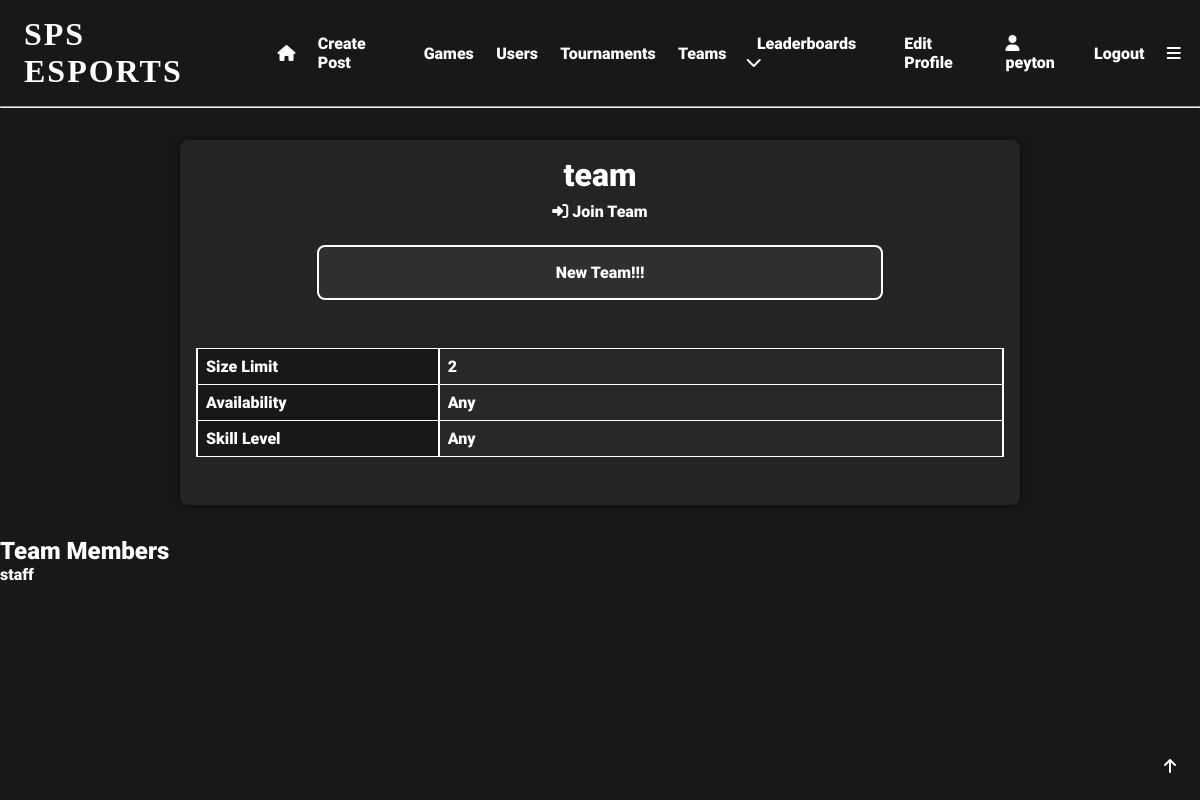
/team/1 (signed in), run on the app's committed database.
### app/models.py (models this page shows, shortened)
class User(UserMixin, db.Model):
    user_id = db.Column(db.Integer, primary_key=True)
    username = db.Column(db.String(64), index=True, unique=True)
    email = db.Column(db.String(120), index=True, unique=True)
    password_hash = db.Column(db.String(128), nullable=False)
    pfp = db.Column(db.String(140))
    user_bio = db.Column(db.String(140), default='New to SPS eSports!!!')
    pronouns = db.Column(db.String(64), nullable=True)
    skill_level = db.Column(db.String(64), default='Unsure')
    role = db.Column(db.String(64))
    grade = db.Column(db.String(64), nullable=True)
    availability = db.Column(db.String(140), default='Unsure')
    teams = db.relationship('Teams', back_populates='user')
    team_users = db.relationship('TeamUsers', back_populates='user')
    posts = db.relationship('Posts', back_populates='user')
    likes = db.relationship('Likes', back_populates='user')
    tournaments = db.relationship('Tournaments', back_populates='user')
    favourite_games = db.relationship('FavouriteGames', back_populates='user')
    tournament_users = db.relationship('TournamentUsers', back_populates='user')
    comments = db.relationship('Comments', back_populates='user')
    matches = db.relationship('Matches', back_populates='user')
    match_users = db.relationship('MatchUsers', back_populates='user')
    following = db.relationship('Following', backref='user', foreign_keys='Following.user_id')
    followed = db.relationship('Following', foreign_keys='Following.following_id')
    def __repr__(self):
        return '<User {}>'.format(self.username)

class Teams(db.Model):
    team_id = db.Column(db.Integer, primary_key=True, index=True, unique=True, nullable=False)
    team_name = db.Column(db.String(64), index=True, unique=True)
    team_description = db.Column(db.String(140), default='New Team!!!')
    limit = db.Column(db.Integer, default=5)
    availability = db.Column(db.String(140), nullable=True)
    skill_level = db.Column(db.String(64), nullable=True)
    admin_id = db.Column(db.Integer, db.ForeignKey('user.user_id'), name='fk_admin_id')
    user = db.relationship('User', back_populates='teams')
    team_users = db.relationship('TeamUsers', back_populates='team')
    practises = db.relationship('Practises', back_populates='team')

### app/routes.py (the view)
@app.route('/team/<team_id>')
@login_required
def team(team_id):
    if TeamUsers.query.filter_by(team_id=team_id, user_id=current_user.user_id).count() > 0:
        my_team = True
    else:
        my_team = False
    team = Teams.query.filter_by(team_id=team_id).first_or_404()
    team_users = TeamUsers.query.filter_by(team_id=team_id).all()
    users = []
    for team_user in team_users:
        print(team_user.user_id)
        user = User.query.filter_by(user_id=team_user.user_id).first()
        users.append(user)
    print(users)
    return render_template('team.html', team=team, team_users=team_users, users=users, my_team=my_team)

### app/models.py (called while the page is built)
@login.user_loader
def load_user(user_id):
    return User.query.get(int(user_id))  # returns the user id as an integer

### app/templates/team.html (shortened to what this page needs)
{% extends 'base.html' %}
{% block content %}
<div class="centre">
    <div class="gen-container">
        <h1>{{team.team_name}}</h1>
        {% if my_team %}
        <a href="{{url_for('leave_team', team_id=team.team_id)}}">Leave Team <i
                class="fa-solid fa-right-from-bracket"></i></a>
        {% else %}
        <a href="{{url_for('join_team', team_id=team.team_id)}}"><i class="fa-solid fa-right-to-bracket"></i>   Join Team</a>
        {% endif %}
        <div class="highlight-box">
            <p>{{team.team_description}}</p>
        </div>
        <div class="info-table firstcolumn">
            <table>
                <tr>
                    <td>Size Limit</td>
                    <td>{{team.limit}}</td>
                </tr>
                <tr>
                    <td>Availability</td>
                    <td>{{team.availability}}</td>
                </tr>
                <tr>
                    <td>Skill Level</td>
                    <td>{{team.skill_level}}</td>
                </tr>
            </table>
        </div>
    </div>
</div>
<h2>Team Members</h2>
{% for user in users %}
    <p><a href="{{ url_for('user', username=user.username) }}">{{ user.username }}</a></p>
{% endfor %}
{% endblock %}

### app/templates/base.html (shortened to what this page needs)
<!DOCTYPE html>
<html lang="en">
<head>
    <link rel="stylesheet" href="{{ url_for('static', filename='css/styles.css') }}">
</head>
<body>
  <div id="top" class="header">
      {% if current_user.is_anonymous %}
        <h1 onclick="location.href='login'">SPS ESPORTS</h1>
        <a href="{{ url_for('login') }}">Login</a>
        <a href="{{ url_for('register') }}">Register</a>
      {% else %}
        <h1 onclick="location.href='{{url_for('index')}}'">SPS ESPORTS</h1>
        <a href="{{ url_for('index') }}"><i class="fa-solid fa-house"></i></a>
        <a href="{{ url_for('create_post') }}">Create Post</a>
        <a href="{{ url_for('search') }}">Games</a>
        <a href="{{ url_for('user_search') }}">Users</a>
        <a href="{{ url_for('tournament_search') }}">Tournaments</a>
        <a href="{{url_for('team_search')}}">Teams</a>
        <div class="expand">
            <div class="expand-button">
                <a href="javascript:showDropdown()">Leaderboards  <i class="fa-solid fa-chevron-down"></i></a>
            </div>
        </div>
        <a href="{{ url_for('edit_profile') }}">Edit Profile</a>
        <a href="{{ url_for('user', username=current_user.username) }}"><i class="fa-solid fa-user"></i>   {{current_user.username}}</a>
        <a href="{{ url_for('logout') }}">Logout</a>
        <a href="javascript:navBar()"><i class="fa-solid fa-bars"></i></a>
      {% endif %}
  </div>
    <hr>
  <div class="topbutton">
    <a href="#top"><i class="fa-solid fa-arrow-up"></i></a>
  </div>
{% block content %} {% endblock %}
</body>
</html>

### app/static/css/styles.css (style rules this page uses)
* { margin: 0; padding: 0; box-sizing: border-box; scroll-behavior: smooth; scrollbar-width: thin; scrollbar-color: white var(--bg); }
body { background: var(--bg); color: white; }
:root { --accent: #e81c29; --bg: #181818; --bg2: #282828; --lightbg: rgba(255,255,255,0.05); }
.header { display:flex; align-items: center; padding: 1em 0.5em; }
.header a { padding: 0em 0.7em; font-family: 'Roboto'; font-size: 1em; text-decoration: none; transition: 0.5s; position: relative; transition: 0.3s; color: white; }
.header a::before { content: ''; position: absolute; width: 100%; height: 2px; left: 0; bottom: -2px; background-color: var(--accent); transform-origin: right; transform: scaleX(0); transition: transform 0.3s; }
.header h1 { box-shadow: inset 0 0 0 0 var(--bg); font-family: 'Nausea'; letter-spacing: 2px; padding: 0 0.5em; position: relative; transition: color 0.3s ease-in-out, box-shadow 0.3s ease-in-out; }
.expand { font-family: 'Roboto'; padding: 0.5em; position: relative; }
h1 { font-family: 'Roboto'; font-size: 2em; }
h2 { font-family: 'Roboto'; font-size: 1.5em; }
.centre h1 { text-align: center; }
.topbutton { position: fixed; bottom: 1em; right: 1em; padding: 0.5em; border-radius: 50%; background-color: var(--bg); color: white; font-family: 'Roboto'; font-size: 1em; transition: 0.5s; }
a { color: white; text-decoration: none; transition: 0.5s; padding: 0.5em 0; position: relative; font-family: 'Roboto'; }
a::before { content: ''; position: absolute; width: 100%; height: 2px; left: 0; bottom: -2px; background-color: var(--accent); transform-origin: right; transform: scaleX(0); transition: transform 0.3s; }
.centre { display: flex; flex-flow: row wrap; align-items: center; justify-content: center; width: 100%; margin: 1em 0; }
.info-table { display: flex; flex-flow: column wrap; align-items: center; justify-content: center; width: 100%; margin: 1em 0; }
.info-table table { width: 100%; border-collapse: collapse; margin: 1em 0; text-align: left; }
.info-table td { padding: 0.5em; border: 1px solid white; border-right: 2px solid white; border-left: 2px solid white; background-color: var(--bg2); }
.info-table.firstcolumn tr > td:first-child { width: 30%; background-color: var(--bg); }
.gen-container { display: flex; flex-flow: column wrap; align-items: center; justify-content: center; width: 70%; margin: 1em 0; font-family: 'Roboto'; background-color: var(--lightbg); padding: 1em; border-radius: 0.5em; box-shadow: 0 0 10px 0 rgba(0,0,0,0.5); }
.highlight-box { display: flex; flex-flow: column wrap; align-items: center; justify-content: center; width: 70%; margin: 1em 0; font-family: 'Roboto'; background-color: var(--lightbg); padding: 1em; border-radius: 0.5em; border: 2px solid white; }

### data on the page
User: username "peyton"
Teams: team_name "team", team_description "New Team!!!", limit "2", availability "Any", skill_level "Any"
User: username "staff"
